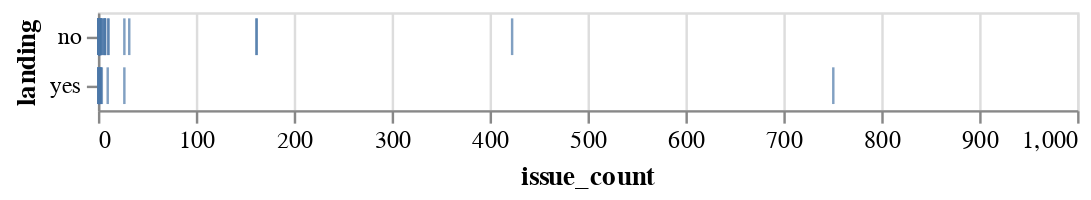

Notebook code cell kept with this figure:
### Code cell
alt.Chart(df[df.issue_type == 'error']).mark_tick().encode(y='landing:N', x=alt.Y('issue_count:Q', scale=alt.Scale(domain=[0, 1000], clamp=True)))
